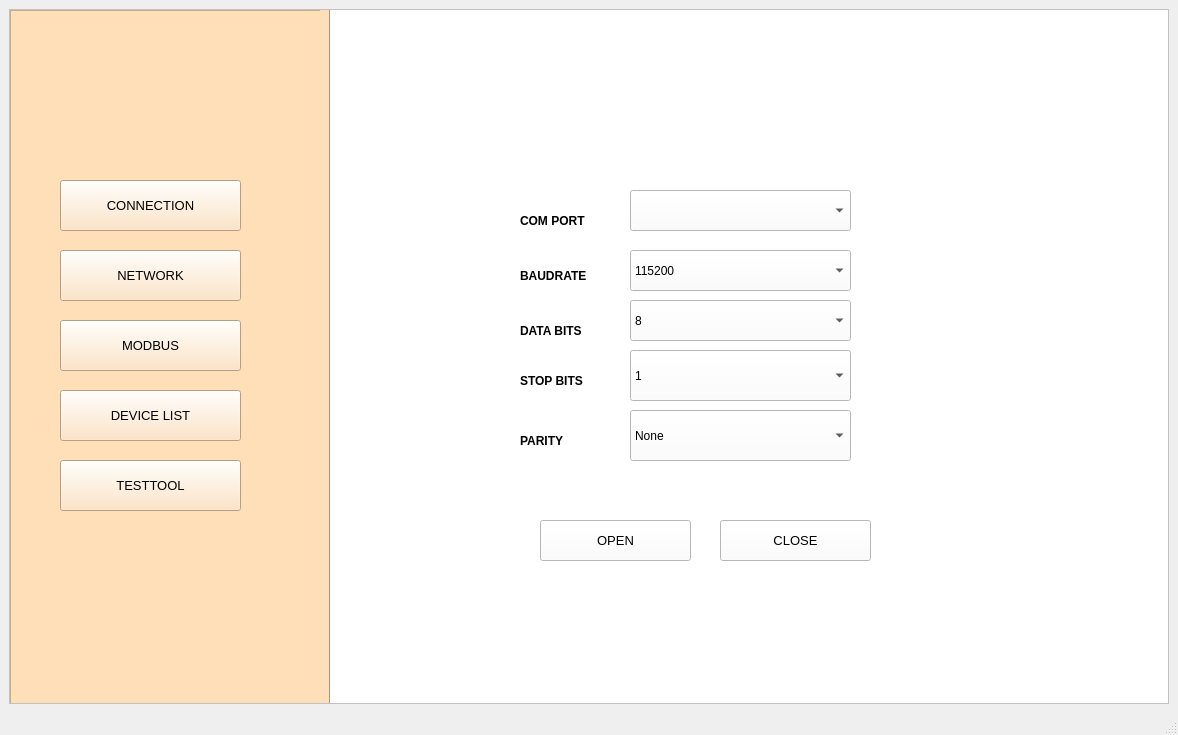
<?xml version="1.0" encoding="UTF-8"?>
<ui version="4.0">
 <class>MainWindow</class>
 <widget class="QMainWindow" name="MainWindow">
  <property name="geometry">
   <rect>
    <x>0</x>
    <y>0</y>
    <width>1178</width>
    <height>735</height>
   </rect>
  </property>
  <property name="windowTitle">
   <string>TEST TOOL</string>
  </property>
  <widget class="QWidget" name="centralwidget">
   <layout class="QVBoxLayout" name="verticalLayout">
    <item>
     <widget class="QScrollArea" name="scrollArea">
      <property name="styleSheet">
       <string notr="true">background-color:rgb(255, 248, 254)
</string>
      </property>
      <property name="widgetResizable">
       <bool>true</bool>
      </property>
      <widget class="QWidget" name="scrollAreaWidgetContents">
       <property name="geometry">
        <rect>
         <x>0</x>
         <y>0</y>
         <width>1154</width>
         <height>660</height>
        </rect>
       </property>
       <widget class="QFrame" name="list">
        <property name="geometry">
         <rect>
          <x>0</x>
          <y>0</y>
          <width>321</width>
          <height>761</height>
         </rect>
        </property>
        <property name="styleSheet">
         <string notr="true">background-color:rgb(255, 223, 183)</string>
        </property>
        <property name="frameShape">
         <enum>QFrame::StyledPanel</enum>
        </property>
        <property name="frameShadow">
         <enum>QFrame::Raised</enum>
        </property>
        <widget class="QPushButton" name="connection">
         <property name="geometry">
          <rect>
           <x>50</x>
           <y>170</y>
           <width>181</width>
           <height>51</height>
          </rect>
         </property>
         <property name="font">
          <font>
           <pointsize>10</pointsize>
          </font>
         </property>
         <property name="text">
          <string>CONNECTION</string>
         </property>
        </widget>
        <widget class="QPushButton" name="network">
         <property name="geometry">
          <rect>
           <x>50</x>
           <y>240</y>
           <width>181</width>
           <height>51</height>
          </rect>
         </property>
         <property name="font">
          <font>
           <family>Segoe UI</family>
           <pointsize>10</pointsize>
          </font>
         </property>
         <property name="text">
          <string>NETWORK</string>
         </property>
        </widget>
        <widget class="QPushButton" name="modbus">
         <property name="geometry">
          <rect>
           <x>50</x>
           <y>310</y>
           <width>181</width>
           <height>51</height>
          </rect>
         </property>
         <property name="font">
          <font>
           <pointsize>10</pointsize>
          </font>
         </property>
         <property name="text">
          <string>MODBUS</string>
         </property>
        </widget>
        <widget class="QPushButton" name="devicelist">
         <property name="geometry">
          <rect>
           <x>50</x>
           <y>380</y>
           <width>181</width>
           <height>51</height>
          </rect>
         </property>
         <property name="font">
          <font>
           <pointsize>10</pointsize>
          </font>
         </property>
         <property name="text">
          <string>DEVICE LIST</string>
         </property>
        </widget>
        <widget class="QPushButton" name="testtool">
         <property name="geometry">
          <rect>
           <x>50</x>
           <y>450</y>
           <width>181</width>
           <height>51</height>
          </rect>
         </property>
         <property name="font">
          <font>
           <pointsize>10</pointsize>
          </font>
         </property>
         <property name="text">
          <string>TESTTOOL</string>
         </property>
        </widget>
        <widget class="Line" name="line">
         <property name="geometry">
          <rect>
           <x>310</x>
           <y>0</y>
           <width>20</width>
           <height>761</height>
          </rect>
         </property>
         <property name="font">
          <font>
           <weight>50</weight>
           <bold>false</bold>
          </font>
         </property>
         <property name="orientation">
          <enum>Qt::Vertical</enum>
         </property>
        </widget>
        <zorder>connection</zorder>
        <zorder>modbus</zorder>
        <zorder>devicelist</zorder>
        <zorder>testtool</zorder>
        <zorder>line</zorder>
        <zorder>network</zorder>
       </widget>
       <widget class="QFrame" name="seial_workspace">
        <property name="geometry">
         <rect>
          <x>320</x>
          <y>0</y>
          <width>1001</width>
          <height>761</height>
         </rect>
        </property>
        <property name="styleSheet">
         <string notr="true">background-color:rgb(255, 255, 255)</string>
        </property>
        <widget class="QPushButton" name="connect">
         <property name="geometry">
          <rect>
           <x>210</x>
           <y>510</y>
           <width>151</width>
           <height>41</height>
          </rect>
         </property>
         <property name="font">
          <font>
           <pointsize>10</pointsize>
          </font>
         </property>
         <property name="text">
          <string>OPEN</string>
         </property>
        </widget>
        <widget class="QComboBox" name="comport">
         <property name="geometry">
          <rect>
           <x>300</x>
           <y>180</y>
           <width>221</width>
           <height>41</height>
          </rect>
         </property>
         <property name="font">
          <font>
           <pointsize>9</pointsize>
          </font>
         </property>
        </widget>
        <widget class="QLabel" name="label_14">
         <property name="geometry">
          <rect>
           <x>190</x>
           <y>200</y>
           <width>81</width>
           <height>21</height>
          </rect>
         </property>
         <property name="font">
          <font>
           <pointsize>9</pointsize>
           <weight>75</weight>
           <bold>true</bold>
          </font>
         </property>
         <property name="text">
          <string>COM PORT</string>
         </property>
        </widget>
        <widget class="QLabel" name="label_16">
         <property name="geometry">
          <rect>
           <x>190</x>
           <y>310</y>
           <width>81</width>
           <height>21</height>
          </rect>
         </property>
         <property name="font">
          <font>
           <pointsize>9</pointsize>
           <weight>75</weight>
           <bold>true</bold>
          </font>
         </property>
         <property name="text">
          <string>DATA BITS </string>
         </property>
        </widget>
        <widget class="QLabel" name="label_17">
         <property name="geometry">
          <rect>
           <x>190</x>
           <y>360</y>
           <width>91</width>
           <height>21</height>
          </rect>
         </property>
         <property name="font">
          <font>
           <pointsize>9</pointsize>
           <weight>75</weight>
           <bold>true</bold>
          </font>
         </property>
         <property name="text">
          <string>STOP BITS</string>
         </property>
        </widget>
        <widget class="QComboBox" name="stopbit">
         <property name="geometry">
          <rect>
           <x>300</x>
           <y>340</y>
           <width>221</width>
           <height>51</height>
          </rect>
         </property>
         <property name="font">
          <font>
           <pointsize>9</pointsize>
          </font>
         </property>
         <item>
          <property name="text">
           <string>1</string>
          </property>
         </item>
         <item>
          <property name="text">
           <string>2</string>
          </property>
         </item>
        </widget>
        <widget class="QComboBox" name="baudrate">
         <property name="geometry">
          <rect>
           <x>300</x>
           <y>240</y>
           <width>221</width>
           <height>41</height>
          </rect>
         </property>
         <property name="font">
          <font>
           <pointsize>9</pointsize>
          </font>
         </property>
         <item>
          <property name="text">
           <string>115200</string>
          </property>
         </item>
         <item>
          <property name="text">
           <string>9600</string>
          </property>
         </item>
         <item>
          <property name="text">
           <string>19200</string>
          </property>
         </item>
         <item>
          <property name="text">
           <string>38400</string>
          </property>
         </item>
        </widget>
        <widget class="QComboBox" name="databit">
         <property name="geometry">
          <rect>
           <x>300</x>
           <y>290</y>
           <width>221</width>
           <height>41</height>
          </rect>
         </property>
         <property name="font">
          <font>
           <pointsize>9</pointsize>
          </font>
         </property>
         <item>
          <property name="text">
           <string>8</string>
          </property>
         </item>
         <item>
          <property name="text">
           <string>7</string>
          </property>
         </item>
        </widget>
        <widget class="QLabel" name="label_18">
         <property name="geometry">
          <rect>
           <x>190</x>
           <y>420</y>
           <width>71</width>
           <height>21</height>
          </rect>
         </property>
         <property name="font">
          <font>
           <pointsize>9</pointsize>
           <weight>75</weight>
           <bold>true</bold>
          </font>
         </property>
         <property name="text">
          <string>PARITY </string>
         </property>
        </widget>
        <widget class="QComboBox" name="parity">
         <property name="geometry">
          <rect>
           <x>300</x>
           <y>400</y>
           <width>221</width>
           <height>51</height>
          </rect>
         </property>
         <property name="font">
          <font>
           <pointsize>9</pointsize>
          </font>
         </property>
         <item>
          <property name="text">
           <string>None</string>
          </property>
         </item>
         <item>
          <property name="text">
           <string>1</string>
          </property>
         </item>
        </widget>
        <widget class="QLabel" name="label_15">
         <property name="geometry">
          <rect>
           <x>190</x>
           <y>250</y>
           <width>91</width>
           <height>31</height>
          </rect>
         </property>
         <property name="font">
          <font>
           <pointsize>9</pointsize>
           <weight>75</weight>
           <bold>true</bold>
          </font>
         </property>
         <property name="text">
          <string>BAUDRATE</string>
         </property>
        </widget>
        <widget class="QPushButton" name="close">
         <property name="geometry">
          <rect>
           <x>390</x>
           <y>510</y>
           <width>151</width>
           <height>41</height>
          </rect>
         </property>
         <property name="font">
          <font>
           <pointsize>10</pointsize>
          </font>
         </property>
         <property name="text">
          <string>CLOSE</string>
         </property>
        </widget>
       </widget>
      </widget>
     </widget>
    </item>
   </layout>
  </widget>
  <widget class="QStatusBar" name="statusbar"/>
  <widget class="QMenuBar" name="menubar">
   <property name="geometry">
    <rect>
     <x>0</x>
     <y>0</y>
     <width>1178</width>
     <height>26</height>
    </rect>
   </property>
  </widget>
 </widget>
 <resources/>
 <connections/>
</ui>
